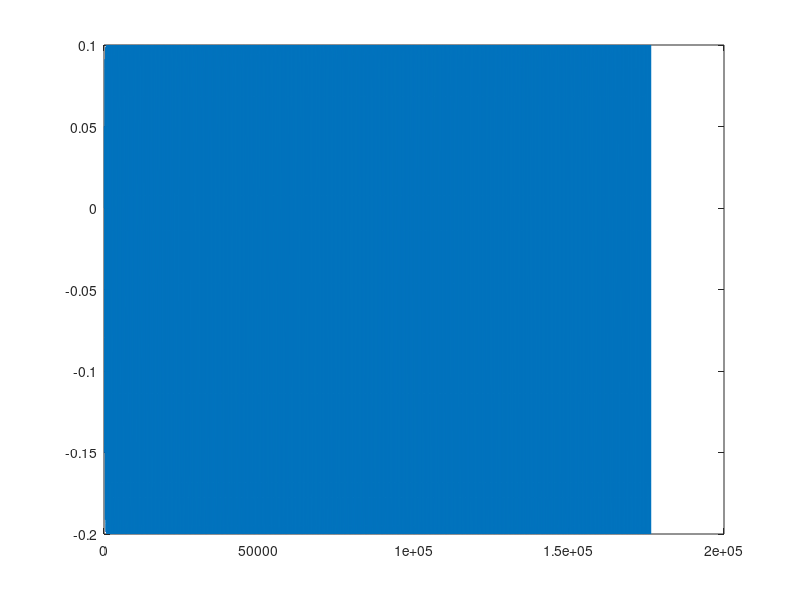

This chart was generated by the following MATLAB code:
%% Clarinet (partly taken from Cook, Perry R-Real Sound Synthesis for Interactive Applications-CRC Press (2015).pdf, p.123)
clear;clc;

freq = 443;
fs = 44100;
l = round(fs/freq); 
%Exciter: I need an excitation signal that also gets fed with the output
%of my following delay line, in order to simulate 

Pm = 0.1; %incoming mouth-pressure
alpha = 0 % dummy value for calculating the actual mouth-pressure by

% Circular Buffer
delayline = zeros(1, l);
a = 0.3; %damping-coefficient 

for i=1:4*fs %index of 1 sec length
 deltaP = -(a*delayline(l) + (1-a)*delayline(l-1)) - Pm ; %the first term corresponds to my output signal and is actually "Pb"
    if deltaP < -0.1
        alpha = 1;
    else
        alpha = -0.5*deltaP + 0.2;
    end
    out(i) = a*delayline(l) + (1-a)*delayline(l-1); %lowpass filter in descrete form
    inputToDelay = alpha * deltaP +(1-alpha)*Pm;
    delayline = [inputToDelay, delayline(1:l-1)];
   
end
plot(out)
soundsc(out, fs);
